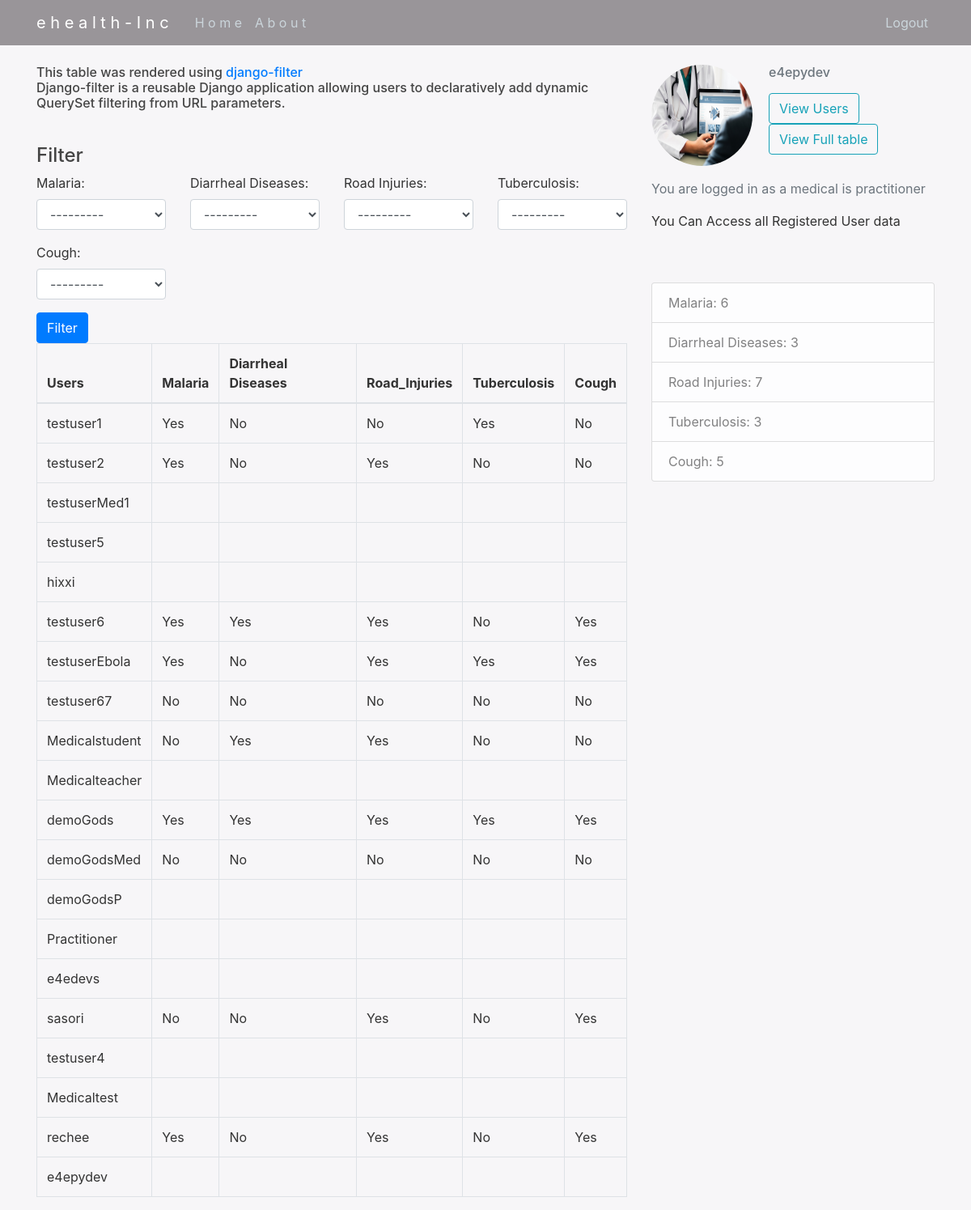
The page /tables/ (signed in) on the database as committed earlier.
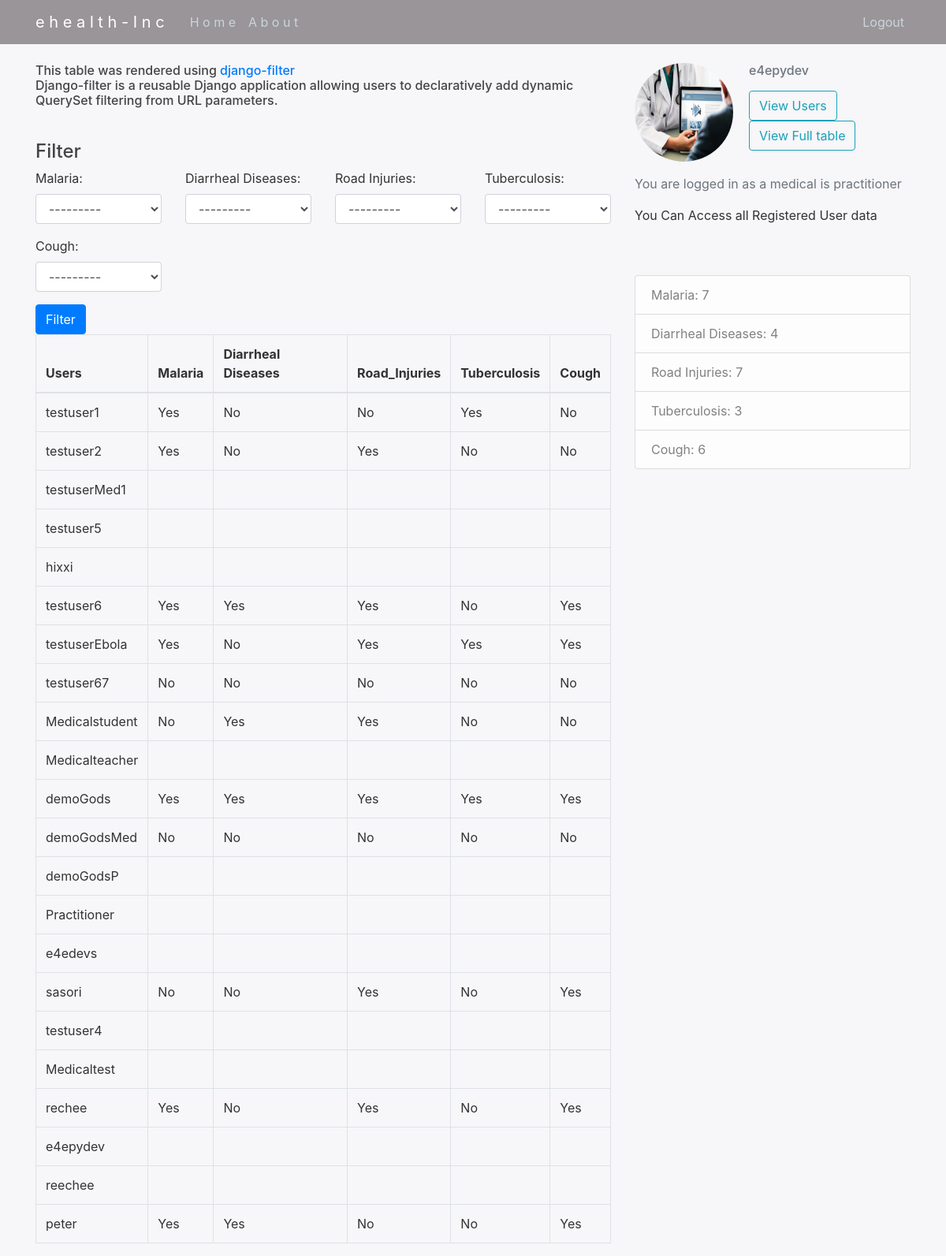
The same page on the database as committed later.
### ehealthApp/models.py (models this page shows, shortened)
class Profile(models.Model):
    choices = (("Yes", 'Yes'), ("No", 'No'))
    user = models.OneToOneField(User, on_delete=models.CASCADE)
    image = models.ImageField(default='default.jpg', upload_to='profile_pics')
    Email = models.EmailField(default='none@email.com')
    Malaria = models.CharField(max_length=255, choices=choices)
    Diarrheal_Diseases = models.CharField(max_length=255, choices=choices)
    Road_Injuries = models.CharField(max_length=255, choices=choices)
    Tuberculosis = models.CharField(max_length=255, choices=choices)
    Cough = models.CharField(max_length=255, choices=choices)

class User(AbstractUser):
    is_regular = models.BooleanField(default=False)
    is_practitioner = models.BooleanField(default=False)

### ehealthApp/views.py (the view)
# urls.py: path('tables/', views.ehealth_tables, name='ehealth_tables'),
@login_required
def ehealth_tables(request):
    user_list = Profile.objects.all()
    user_filter = UserFilter(request.GET, queryset=user_list)
    return render(request, 'ehealthApp/tables.html',
    {
    'filter': user_filter,
    'value': value} )

### ehealthApp/templates/ehealthApp/tables.html (shortened to what this page needs)
{% extends "ehealthApp/baseMed.html" %}
{% load widget_tweaks %}
{% block content %}
<h6>This table was rendered using <a href = "https://pypi.org/project/django-filter/">django-filter</a>
<p>Django-filter is a reusable Django application allowing users to declaratively add dynamic QuerySet filtering from URL parameters.
</p></h6><br>
  <form method="get">
    <div class="well">
      <h4 style="margin-top: 0">Filter</h4>
      <div class="row">
        <div class="form-group col-sm-4 col-md-3">
          {{ filter.form.Malaria.label_tag }}
          {% render_field filter.form.Malaria class="form-control" %}
        </div>
        <div class="form-group col-sm-4 col-md-3">
          {{ filter.form.Diarrheal_Diseases.label_tag }}
          {% render_field filter.form.Diarrheal_Diseases class="form-control" %}
        </div>
        <div class="form-group col-sm-4 col-md-3">
          {{ filter.form.Road_Injuries.label_tag }}
          {% render_field filter.form.Road_Injuries class="form-control" %}
        </div>
        <div class="form-group col-sm-4 col-md-3">
          {{ filter.form.Tuberculosis.label_tag }}
          {% render_field filter.form.Tuberculosis class="form-control" %}
        </div>
        <div class="form-group col-sm-4 col-md-3">
            {{ filter.form.Cough.label_tag }}
            {% render_field filter.form.Cough class="form-control" %}
          </div>
      </div>
      <button type="submit" class="btn btn-primary">
         Filter
      </button>
    </div>
  </form>
  <table class="table table-bordered">
    <thead>
      <tr>
        <th>Users</th>
        <th>Malaria</th>
        <th>Diarrheal Diseases</th>
        <th>Road_Injuries</th>
        <th>Tuberculosis</th>
        <th>Cough</th>
      </tr>
    </thead>
    <tbody>
      {% for user in filter.qs %}
        <tr>
          <td>{{ user.user }}</td>
          <td>{{ user.Malaria }}</td>
          <td>{{ user.Diarrheal_Diseases }}</td>
          <td>{{ user.Road_Injuries }}</td>
          <td>{{ user.Tuberculosis }}</td>
          <td>{{ user.Cough }}</td>
        </tr>
      {% empty %}
        <tr>
          <td colspan="5">No data</td>
        </tr>
      {% endfor %}
    </tbody>
  </table>
{% endblock %}

### ehealthApp/templates/ehealthApp/baseMed.html (shortened to what this page needs)
{% load static %}
<!DOCTYPE html>
<html>
    <head>
      {% include 'ehealthApp/basefiles/css.html' %}
    </head>
    <body>
      <header class="site-header">
        <nav class="navbar navbar-expand-md navbar-dark bg-steelMed fixed-top">
          <div class="container">
            <a class="navbar-brand mr-4" href="#">e h e a l t h -   I n c</a>
            <div class="collapse navbar-collapse" id="navbarToggle">
              <div class="navbar-nav mr-auto">
                <a class="nav-item nav-link" href="{% url 'ehealth_home' %}">H o m e</a>
                <a class="nav-item nav-link" href="{% url 'ehealth_about' %}">A b o u t</a>
              </div>
              <div class="navbar-nav">
                  {% if user.is_authenticated %}
                      <a class="nav-item nav-link" href="{% url 'logout' %}">Logout</a>
                  {% else %}
                      <a class="nav-item nav-link" href="#">About</a>
                  {% endif %}
              </div>
            </div>
          </div>
        </nav>
      </header>
        <main role="main" class="container">
          <div class="row">
            <div class="col-md-8">
              {% block content %}
                {% endblock %}
            </div>
            {% if user.is_authenticated %}
              <div class="col-md-4 " url-endpoint='{% url "api-data" %}' >
                <div>
                  <div class="media ">
                    <img class="rounded-circle account-img" src="/media/medical.jpg">
                    <div class="media-body ">
                        <h6 class="text-muted">{{ user.username }}</h6>
                        <a href="{% url 'ehealth_tables' %}" class="btn btn-outline-info mr-4" >View Users</a>
                        <a href="{% url 'ehealth_tables2' %}" class="btn btn-outline-info mr-4" >View Full table</a>
                    </div>
                  </div>
                  <p class='text-muted'>You are logged in as a medical is practitioner <p>
                    You Can Access all Registered User data
                  </p>
                    <br><br>
                    <ul class="list-group">
                      <li class="list-group-item list-group-item-light">Malaria:  {{ value.Malaria }}</li>
                      <li class="list-group-item list-group-item-light">Diarrheal Diseases: {{ value.Diarrheal_Diseases }}</li>
                      <li class="list-group-item list-group-item-light">Road Injuries: {{ value.Road_Injuries }}</li>
                      <li class="list-group-item list-group-item-light">Tuberculosis: {{ value.Tuberculosis }}</li>
                      <li class="list-group-item list-group-item-light">Cough: {{ value.Cough }}</li>
                    </ul>
                  </p>
                </div>
              </div>
            {% endif %}
          </div>
        </main>
    </body>
</html>

### ehealthApp/templates/ehealthApp/basefiles/css.html (shortened to what this page needs)
{% load static %}
<link rel="stylesheet" href="https://maxcdn.bootstrapcdn.com/bootstrap/4.0.0/css/bootstrap.min.css">
<link rel="stylesheet" type="text/css" href="{% static 'ehealthApp/main.css' %}">

### ehealthApp/static/ehealthApp/main.css (style rules this page uses)
body { background: #f7f6f8; color: #333333; margin-top: 5rem; }
h1, h2, h3, h4, h5, h6 { color: #444444; }
ul { margin: 0; }
.bg-steelMed { background-color: #999599; }
.site-header .navbar-nav .nav-link { color: #cbd5db; }
.account-img { height: 125px; width: 125px; margin-right: 20px; margin-bottom: 16px; }

Rows that differ between the two databases and show on the page:
added Profile: user "reechee"
added Profile: user "peter", Malaria "Yes", Diarrheal_Diseases "Yes", Road_Injuries "No", Tuberculosis "No", Cough "Yes"
Other text that changed with them:
{{ value.Malaria }}: "6" → "7"
{{ value.Diarrheal_Diseases }}: "3" → "4"
{{ value.Cough }}: "5" → "6"
